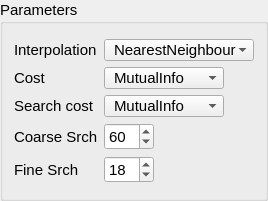
          <widget class="ctkCollapsibleGroupBox" name="fslParametersGB">
           <property name="sizePolicy">
            <sizepolicy hsizetype="MinimumExpanding" vsizetype="Preferred">
             <horstretch>0</horstretch>
             <verstretch>0</verstretch>
            </sizepolicy>
           </property>
           <property name="minimumSize">
            <size>
             <width>0</width>
             <height>0</height>
            </size>
           </property>
           <property name="font">
            <font>
             <family>Arial</family>
             <pointsize>11</pointsize>
             <weight>50</weight>
             <bold>false</bold>
            </font>
           </property>
           <property name="title">
            <string>Parameters</string>
           </property>
           <property name="collapsed">
            <bool>false</bool>
           </property>
           <layout class="QGridLayout" name="gridLayout_10">
            <property name="topMargin">
             <number>15</number>
            </property>
            <property name="bottomMargin">
             <number>15</number>
            </property>
            <property name="horizontalSpacing">
             <number>0</number>
            </property>
            <item row="4" column="0">
             <widget class="QLabel" name="label_15">
              <property name="sizePolicy">
               <sizepolicy hsizetype="Fixed" vsizetype="Preferred">
                <horstretch>0</horstretch>
                <verstretch>0</verstretch>
               </sizepolicy>
              </property>
              <property name="minimumSize">
               <size>
                <width>90</width>
                <height>0</height>
               </size>
              </property>
              <property name="font">
               <font>
                <family>Arial</family>
                <pointsize>11</pointsize>
                <weight>50</weight>
                <bold>false</bold>
               </font>
              </property>
              <property name="text">
               <string>Coarse Srch</string>
              </property>
             </widget>
            </item>
            <item row="0" column="0">
             <widget class="QLabel" name="label_12">
              <property name="sizePolicy">
               <sizepolicy hsizetype="Fixed" vsizetype="Preferred">
                <horstretch>0</horstretch>
                <verstretch>0</verstretch>
               </sizepolicy>
              </property>
              <property name="minimumSize">
               <size>
                <width>90</width>
                <height>0</height>
               </size>
              </property>
              <property name="font">
               <font>
                <family>Arial</family>
                <pointsize>11</pointsize>
                <weight>50</weight>
                <bold>false</bold>
               </font>
              </property>
              <property name="text">
               <string>Interpolation</string>
              </property>
             </widget>
            </item>
            <item row="3" column="0">
             <widget class="QLabel" name="label_14">
              <property name="sizePolicy">
               <sizepolicy hsizetype="Fixed" vsizetype="Preferred">
                <horstretch>0</horstretch>
                <verstretch>0</verstretch>
               </sizepolicy>
              </property>
              <property name="minimumSize">
               <size>
                <width>90</width>
                <height>0</height>
               </size>
              </property>
              <property name="font">
               <font>
                <family>Arial</family>
                <pointsize>11</pointsize>
                <weight>50</weight>
                <bold>false</bold>
               </font>
              </property>
              <property name="text">
               <string>Search cost</string>
              </property>
             </widget>
            </item>
            <item row="2" column="0">
             <widget class="QLabel" name="label_13">
              <property name="sizePolicy">
               <sizepolicy hsizetype="Fixed" vsizetype="Preferred">
                <horstretch>0</horstretch>
                <verstretch>0</verstretch>
               </sizepolicy>
              </property>
              <property name="minimumSize">
               <size>
                <width>90</width>
                <height>0</height>
               </size>
              </property>
              <property name="font">
               <font>
                <family>Arial</family>
                <pointsize>11</pointsize>
                <weight>50</weight>
                <bold>false</bold>
               </font>
              </property>
              <property name="text">
               <string>Cost</string>
              </property>
             </widget>
            </item>
            <item row="5" column="0">
             <widget class="QLabel" name="label_16">
              <property name="sizePolicy">
               <sizepolicy hsizetype="Fixed" vsizetype="Preferred">
                <horstretch>0</horstretch>
                <verstretch>0</verstretch>
               </sizepolicy>
              </property>
              <property name="minimumSize">
               <size>
                <width>90</width>
                <height>0</height>
               </size>
              </property>
              <property name="font">
               <font>
                <family>Arial</family>
                <pointsize>11</pointsize>
                <weight>50</weight>
                <bold>false</bold>
               </font>
              </property>
              <property name="text">
               <string>Fine Srch</string>
              </property>
             </widget>
            </item>
            <item row="5" column="1">
             <widget class="QSpinBox" name="flirtFineSearchSB">
              <property name="sizePolicy">
               <sizepolicy hsizetype="Fixed" vsizetype="MinimumExpanding">
                <horstretch>0</horstretch>
                <verstretch>0</verstretch>
               </sizepolicy>
              </property>
              <property name="minimumSize">
               <size>
                <width>50</width>
                <height>0</height>
               </size>
              </property>
              <property name="maximumSize">
               <size>
                <width>16777215</width>
                <height>16777215</height>
               </size>
              </property>
              <property name="font">
               <font>
                <family>Arial</family>
                <pointsize>11</pointsize>
                <weight>50</weight>
                <bold>false</bold>
               </font>
              </property>
              <property name="value">
               <number>18</number>
              </property>
             </widget>
            </item>
            <item row="4" column="1">
             <widget class="QSpinBox" name="flirtCoarseSearchSB">
              <property name="sizePolicy">
               <sizepolicy hsizetype="Fixed" vsizetype="MinimumExpanding">
                <horstretch>0</horstretch>
                <verstretch>0</verstretch>
               </sizepolicy>
              </property>
              <property name="minimumSize">
               <size>
                <width>50</width>
                <height>0</height>
               </size>
              </property>
              <property name="maximumSize">
               <size>
                <width>16777215</width>
                <height>16777215</height>
               </size>
              </property>
              <property name="font">
               <font>
                <family>Arial</family>
                <pointsize>11</pointsize>
                <weight>50</weight>
                <bold>false</bold>
               </font>
              </property>
              <property name="value">
               <number>60</number>
              </property>
             </widget>
            </item>
            <item row="0" column="1" colspan="2">
             <widget class="QComboBox" name="flirtInterpCB">
              <property name="sizePolicy">
               <sizepolicy hsizetype="Fixed" vsizetype="MinimumExpanding">
                <horstretch>0</horstretch>
                <verstretch>0</verstretch>
               </sizepolicy>
              </property>
              <property name="minimumSize">
               <size>
                <width>150</width>
                <height>0</height>
               </size>
              </property>
              <property name="font">
               <font>
                <family>Arial</family>
                <pointsize>11</pointsize>
                <weight>50</weight>
                <bold>false</bold>
               </font>
              </property>
              <property name="styleSheet">
               <string notr="true">padding-left:9px;</string>
              </property>
              <property name="currentText">
               <string>NearestNeighbour</string>
              </property>
              <item>
               <property name="text">
                <string>NearestNeighbour</string>
               </property>
              </item>
              <item>
               <property name="text">
                <string>TriLinear</string>
               </property>
              </item>
              <item>
               <property name="text">
                <string>Sinc</string>
               </property>
              </item>
              <item>
               <property name="text">
                <string>Spline</string>
               </property>
              </item>
             </widget>
            </item>
            <item row="2" column="1" colspan="2">
             <widget class="QComboBox" name="flirtCostCB">
              <property name="sizePolicy">
               <sizepolicy hsizetype="Fixed" vsizetype="MinimumExpanding">
                <horstretch>0</horstretch>
                <verstretch>0</verstretch>
               </sizepolicy>
              </property>
              <property name="minimumSize">
               <size>
                <width>120</width>
                <height>0</height>
               </size>
              </property>
              <property name="font">
               <font>
                <family>Arial</family>
                <pointsize>11</pointsize>
                <weight>50</weight>
                <bold>false</bold>
               </font>
              </property>
              <property name="styleSheet">
               <string notr="true">padding-left:9px;</string>
              </property>
              <property name="currentText">
               <string>MutualInfo</string>
              </property>
              <item>
               <property name="text">
                <string>MutualInfo</string>
               </property>
              </item>
              <item>
               <property name="text">
                <string>CorRatio</string>
               </property>
              </item>
              <item>
               <property name="text">
                <string>NormCorr</string>
               </property>
              </item>
              <item>
               <property name="text">
                <string>NormMI</string>
               </property>
              </item>
              <item>
               <property name="text">
                <string>LeastSq</string>
               </property>
              </item>
              <item>
               <property name="text">
                <string>LabelDiff</string>
               </property>
              </item>
              <item>
               <property name="text">
                <string>BBR</string>
               </property>
              </item>
             </widget>
            </item>
            <item row="3" column="1" colspan="2">
             <widget class="QComboBox" name="flirtSearchCostCB">
              <property name="sizePolicy">
               <sizepolicy hsizetype="Fixed" vsizetype="MinimumExpanding">
                <horstretch>0</horstretch>
                <verstretch>0</verstretch>
               </sizepolicy>
              </property>
              <property name="minimumSize">
               <size>
                <width>120</width>
                <height>0</height>
               </size>
              </property>
              <property name="font">
               <font>
                <family>Arial</family>
                <pointsize>11</pointsize>
                <weight>50</weight>
                <bold>false</bold>
               </font>
              </property>
              <property name="styleSheet">
               <string notr="true">padding-left:9px;</string>
              </property>
              <property name="currentText">
               <string>MutualInfo</string>
              </property>
              <item>
               <property name="text">
                <string>MutualInfo</string>
               </property>
              </item>
              <item>
               <property name="text">
                <string>CorRatio</string>
               </property>
              </item>
              <item>
               <property name="text">
                <string>NormCorr</string>
               </property>
              </item>
              <item>
               <property name="text">
                <string>NormMI</string>
               </property>
              </item>
              <item>
               <property name="text">
                <string>LeastSq</string>
               </property>
              </item>
              <item>
               <property name="text">
                <string>LabelDiff</string>
               </property>
              </item>
              <item>
               <property name="text">
                <string>BBR</string>
               </property>
              </item>
             </widget>
            </item>
           </layout>
          </widget>
